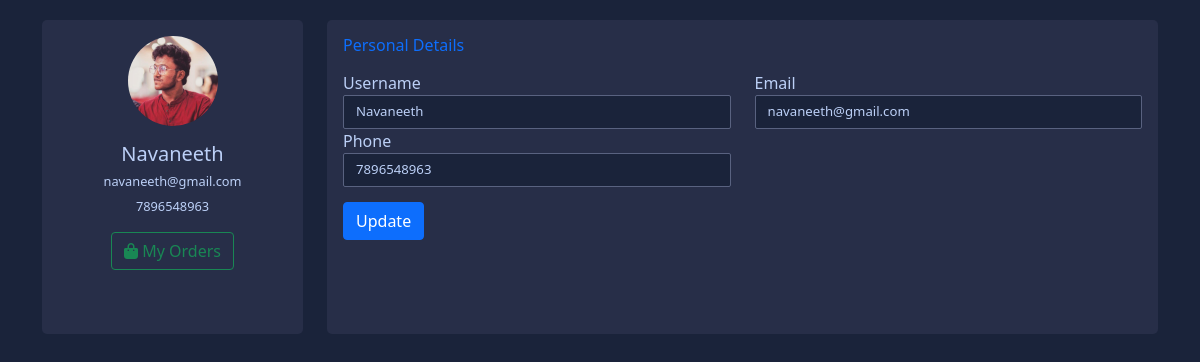
Page /student_profile/ (signed in) on the committed database.
### eduapp/models.py (models this page shows, shortened)
class studentreg(models.Model):
    username = models.CharField(max_length=20)
    email = models.EmailField()
    password = models.CharField(max_length=20)
    phone = models.IntegerField()
    photo = models.FileField(upload_to='eduapp/static/assets/images')

### eduapp/views.py (the view, shortened to what this page needs)
# urls.py: path('student_profile/',student_profile),
def student_profile(request):
    id1 = request.session['st_id']
    a = studentreg.objects.get(id=id1)
    img = str(a.photo).split('/')[-1]
    return render(request,'student_profile.html',{'data':a,'img':img})

### eduapp/templates/student_profile.html (shortened to what this page needs)
<!DOCTYPE html>
{% load static %}
<html lang="en">
<head>
  <link href="https://cdn.jsdelivr.net/npm/bootstrap@5.0.2/dist/css/bootstrap.min.css" rel="stylesheet"
>
</head>
<body>
<form method="post" enctype="multipart/form-data">{% csrf_token%}
  <div class="container">
<div class="row gutters">
	<div class="col-xl-3 col-lg-3 col-md-12 col-sm-12 col-12">
		<div class="card h-100">
			<div class="card-body">
				<div class="account-settings">
					<div class="user-profile">
						<div class="user-avatar">
							<label>
							<img src="/static/assets/images/{{img}}" id="uploadPreview" alt="Maxwell Admin">
							</label>
						</div>
						<h5 class="user-name">{{data.username}}</h5>
						<h6 class="user-email">{{data.email}}</h6>
						<h6 class="user-email" style="margin-top:4%;">{{data.phone}}</h6>
						<a href="http://127.0.0.1:8000/ecommapp/deliver_display/"><button type="button" class="btn btn-outline-success" style="margin-top:8%;"><i class="fa-solid fa-bag-shopping"></i>      My Orders</button></a>
					</div>
				</div>
			</div>
		</div>
	</div>
	<div class="col-xl-9 col-lg-9 col-md-12 col-sm-12 col-12">
		<div class="card h-100">
			<div class="card-body">
				<div class="row gutters">
					<div class="col-xl-12 col-lg-12 col-md-12 col-sm-12 col-12">
						<h6 class="mb-3 text-primary">Personal Details</h6>
					</div>
					<div class="col-xl-6 col-lg-6 col-md-6 col-sm-6 col-12">
						<div class="form-group">
							<label for="fullName">Username</label>
							<input type="text" class="form-control" id="fullName"  value="{{data.username}}" name="username">
						</div>
					</div>
					<div class="col-xl-6 col-lg-6 col-md-6 col-sm-6 col-12">
						<div class="form-group">
							<label for="eMail">Email</label>
							<input type="email" class="form-control" id="eMail" placeholder="Enter email ID" value="{{data.email}}" name="email">
						</div>
					</div>
					<div class="col-xl-6 col-lg-6 col-md-6 col-sm-6 col-12">
						<div class="form-group">
							<label for="phone">Phone</label>
							<input type="text" class="form-control" id="phone" placeholder="Enter phone number" value="{{data.phone}}" style="margin-bottom:4%" name="phone">
						</div>
					</div>
				<div class="row gutters">
					<div class="col-xl-12 col-lg-12 col-md-12 col-sm-12 col-12">
						<div class="text-right">
							<button type="submit" id="submit" name="submit" class="btn btn-primary">Update</button>
						</div>
					</div>
				</div>
			</div>
		</div>
	</div>
</div>
</div>
</form>
</body>
</html>

### eduapp/templates/student_profile.html (style rules this page uses)
body { margin-top:20px; color: #bcd0f7; background: #1A233A; }
.account-settings .user-profile { margin: 0 0 1rem 0; padding-bottom: 1rem; text-align: center; }
.account-settings .user-profile .user-avatar { margin: 0 0 1rem 0; }
.account-settings .user-profile .user-avatar img { width: 90px; height: 90px; -webkit-border-radius: 100px; -moz-border-radius: 100px; border-radius: 100px; }
.account-settings .user-profile h5.user-name { margin: 0 0 0.5rem 0; }
.account-settings .user-profile h6.user-email { margin: 0; font-size: 0.8rem; font-weight: 400; }
.card { background: #272E48; -webkit-border-radius: 5px; -moz-border-radius: 5px; border-radius: 5px; border: 0; margin-bottom: 1rem; }
.form-control { border: 1px solid #596280; -webkit-border-radius: 2px; -moz-border-radius: 2px; border-radius: 2px; font-size: .825rem; background: #1A233A; color: #bcd0f7; }

### rows in the picture
studentreg: username "Navaneeth", email "navaneeth@gmail.com", phone "7896548963"
